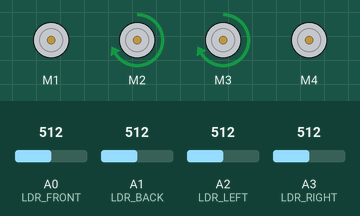
Recording of a sketch running on a simulated Arduino Uno, built with avr-gcc and run on an emulated ATmega328P. Shown: 4 × DC motor (green arrow = forward, orange = backward, longer = faster). The test bench sets the inputs (shaded band); at power-on: A1 (LDR_BACK) = 512, A3 (LDR_RIGHT) = 512, A0 (LDR_FRONT) = 512, A2 (LDR_LEFT) = 512.

Above: at 1.2 s.
1.3 s: A1 (LDR_BACK) set to 530
At 2.4 s:
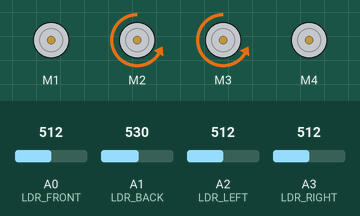
2.8 s: A3 (LDR_RIGHT) set to 538
At 3.2 s:
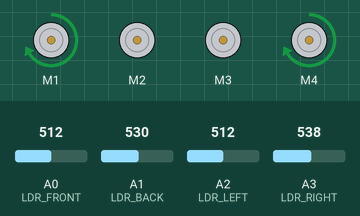
4.3 s: A0 (LDR_FRONT) set to 502
At 5.5 s:
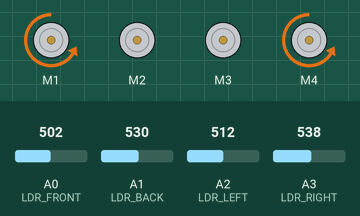
5.8 s: A1 (LDR_BACK) set to 306
At 6.6 s:
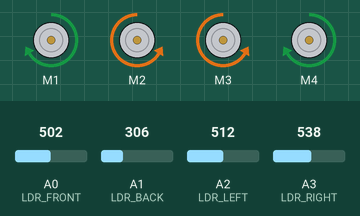
7.3 s: A2 (LDR_LEFT) set to 716
At 7.9 s:
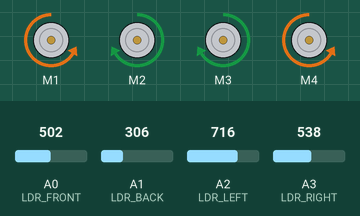
8.8 s: A2 (LDR_LEFT) set to 306
At 9.9 s:
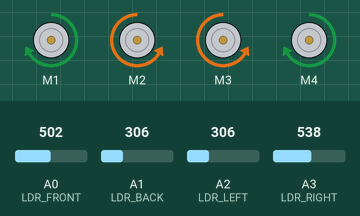
Timing chart, 0 to 11.3 s (numbered marks = the images above; inputs shaded):
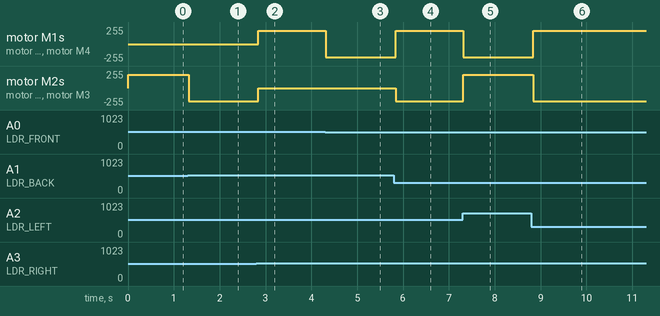

Measured:
- the behaviour switches between 512 and 513 on A1 (LDR_BACK) (found by bisection; images 0 and 1)
- the behaviour switches between 530 and 531 on A3 (LDR_RIGHT) (found by bisection; images 1 and 2)
- the behaviour switches between 512 and 511 on A0 (LDR_FRONT) (found by bisection; images 2 and 3)
- after the input at 1.3 s, motor M2, motor M3: forward 200/255 → backward 200/255 at once
- after the input at 2.8 s, motor M1, motor M4: stopped → forward 200/255 at once; motor M2, motor M3: backward 200/255 → stopped at once
- after the input at 4.3 s, motor M1, motor M4: forward 200/255 → backward 200/255 at once
- after the input at 5.8 s, motor M1, motor M4: backward 200/255 → forward 200/255 at once; motor M2, motor M3: stopped → backward 200/255 at once
- after the input at 7.3 s, motor M1, motor M4: forward 200/255 → backward 200/255 at once; motor M2, motor M3: backward 200/255 → forward 200/255 at once
- after the input at 8.8 s, motor M1, motor M4: backward 200/255 → forward 200/255 at once; motor M2, motor M3: forward 200/255 → backward 200/255 at once

The sketch:

ardunio_code.ino
```cpp
#include <AFMotor.h>
#include <Wire.h>

// --- MOTOR SETUP ---
AF_DCMotor leftFront(1); AF_DCMotor leftRear(2);
AF_DCMotor rightFront(3); AF_DCMotor rightRear(4);

#define LDR_FRONT A0
#define LDR_BACK  A1
#define LDR_LEFT  A2
#define LDR_RIGHT A3
#define SLAVE_ADDRESS 0x08

uint8_t speed = 200;
float threshold = 2.5;

// We use an array to store the 4 float voltages
// Volatile is important because it's accessed in the I2C interrupt
volatile float voltages[4] = {0.0, 0.0, 0.0, 0.0};

void setup() {
  Serial.begin(9600);
  Wire.begin(SLAVE_ADDRESS);
  Wire.onRequest(requestEvent);
  stopAll();
}

void loop() {
  // 1. Read and Convert to Voltage directly
  float f = analogRead(LDR_FRONT) * (5.0 / 1023.0);
  float b = analogRead(LDR_BACK)  * (5.0 / 1023.0);
  float l = analogRead(LDR_LEFT)  * (5.0 / 1023.0);
  float r = analogRead(LDR_RIGHT) * (5.0 / 1023.0);

  // 2. Update the shared array safely
  noInterrupts();
  voltages[0] = f; // Front
  voltages[1] = b; // Back
  voltages[2] = l; // Left
  voltages[3] = r; // Right
  interrupts();

  // --- MOVEMENT LOGIC ---
  float maxVal = f;
  if (b > maxVal) maxVal = b;
  if (l > maxVal) maxVal = l;
  if (r > maxVal) maxVal = r;

  if (maxVal < threshold) stopAll();
  else if (maxVal == f) {
    if (l > threshold) diagForwardLeft();
    else if (r > threshold) diagForwardRight();
    else forward();
  }
  else if (maxVal == b) {
    if (l > threshold) diagBackwardLeft();
    else if (r > threshold) diagBackwardRight();
    else backward();
  }
  else if (maxVal == l) {
    if (f > threshold) diagForwardLeft();
    else if (b > threshold) diagBackwardLeft();
    else strafeLeft();
  }
  else if (maxVal == r) {
    if (f > threshold) diagForwardRight();
    else if (b > threshold) diagBackwardRight();
    else strafeRight();
  }

  delay(50);
}

void requestEvent() {
  // Send the 16 bytes representing the 4 floats
  Wire.write((byte*)voltages, 16);
}

// ... Keep your motor functions (forward, backward, etc.) exactly as they were ...
void forward() { setSpeedAll(speed); leftFront.run(FORWARD); leftRear.run(FORWARD); rightFront.run(FORWARD); rightRear.run(FORWARD); }
void backward() { setSpeedAll(speed); leftFront.run(BACKWARD); leftRear.run(BACKWARD); rightFront.run(BACKWARD); rightRear.run(BACKWARD); }
void strafeLeft() { setSpeedAll(speed); leftFront.run(BACKWARD); leftRear.run(FORWARD); rightFront.run(FORWARD); rightRear.run(BACKWARD); }
void strafeRight() { setSpeedAll(speed); leftFront.run(FORWARD); leftRear.run(BACKWARD); rightFront.run(BACKWARD); rightRear.run(FORWARD); }
void diagForwardLeft() { setSpeedAll(speed); leftFront.run(RELEASE); leftRear.run(FORWARD); rightFront.run(FORWARD); rightRear.run(RELEASE); }
void diagForwardRight() { setSpeedAll(speed); leftFront.run(FORWARD); leftRear.run(RELEASE); rightFront.run(RELEASE); rightRear.run(FORWARD); }
void diagBackwardLeft() { setSpeedAll(speed); leftFront.run(RELEASE); leftRear.run(BACKWARD); rightFront.run(BACKWARD); rightRear.run(RELEASE); }
void diagBackwardRight() { setSpeedAll(speed); leftFront.run(BACKWARD); leftRear.run(RELEASE); rightFront.run(RELEASE); rightRear.run(BACKWARD); }
void stopAll() { leftFront.run(RELEASE); leftRear.run(RELEASE); rightFront.run(RELEASE); rightRear.run(RELEASE); }
void setSpeedAll(uint8_t s) { leftFront.setSpeed(s); leftRear.setSpeed(s); rightFront.setSpeed(s); rightRear.setSpeed(s); }
```
